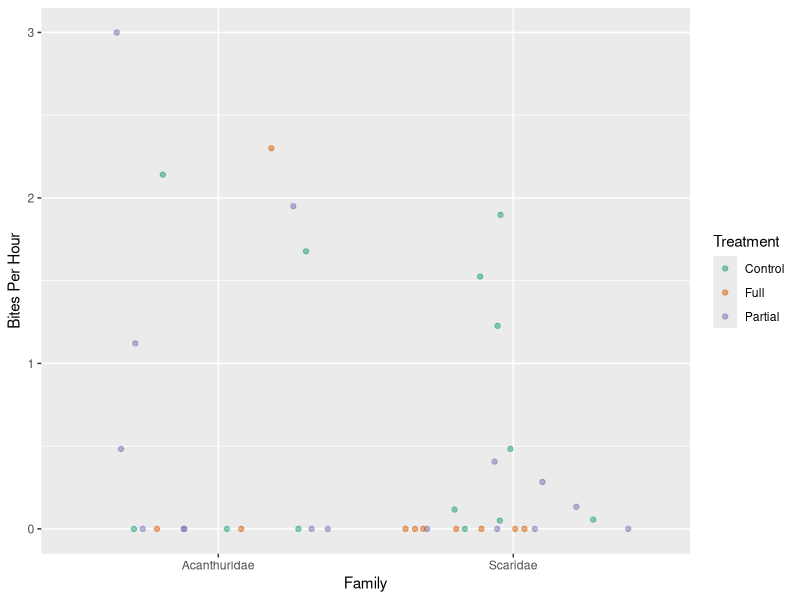
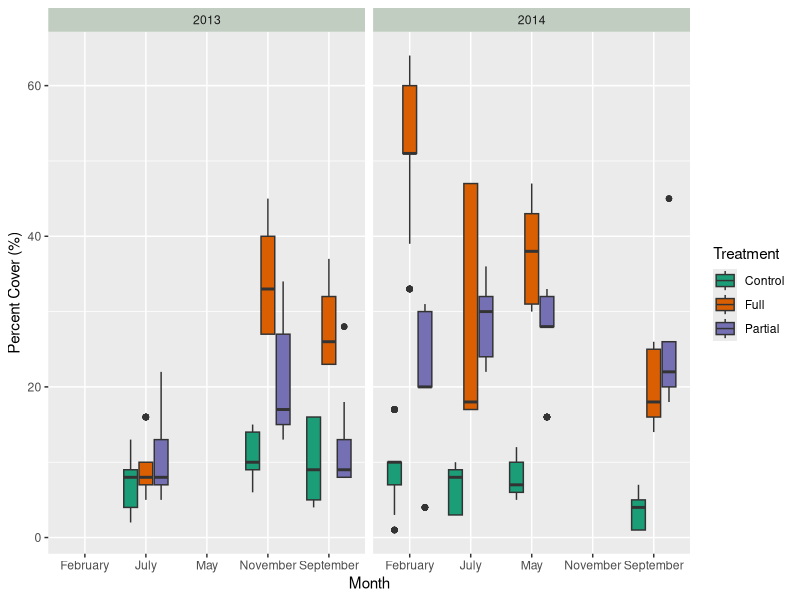
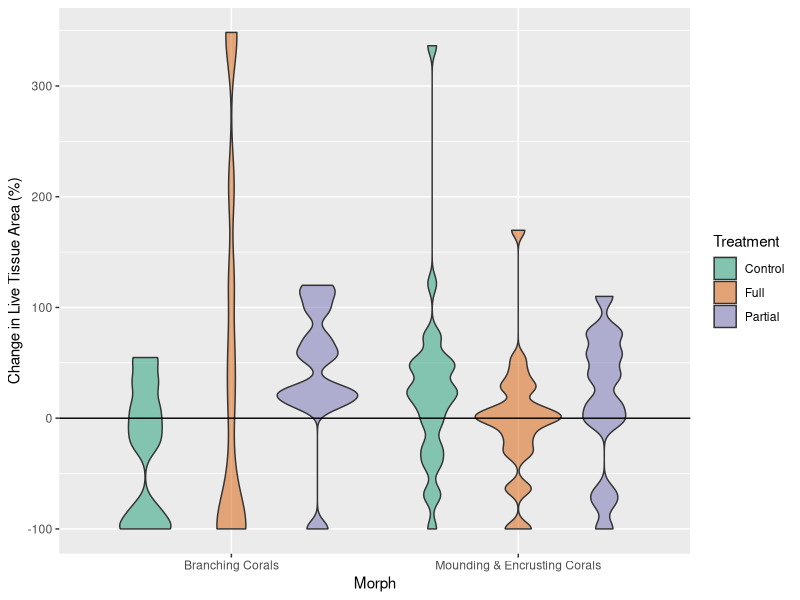
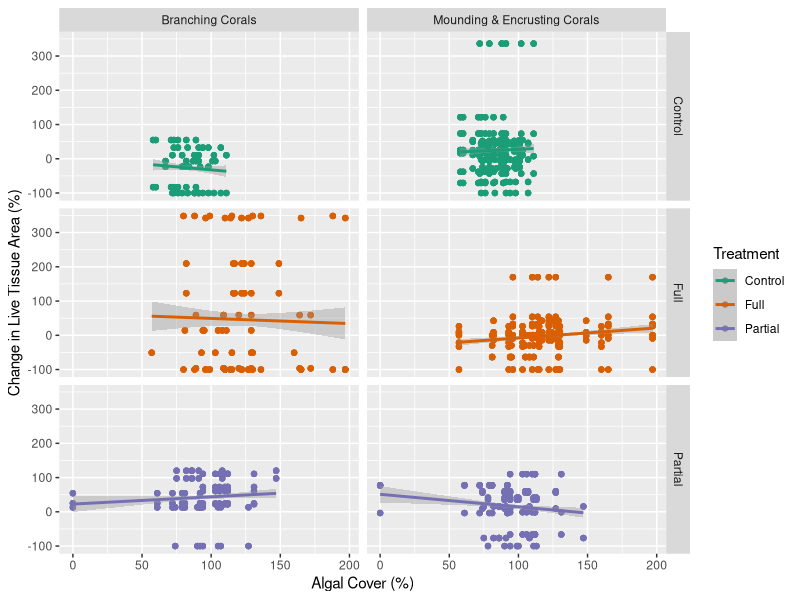

Write R code to recreate these figures, in order.
## ---- chunk 1
knitr::opts_chunk$set(echo = TRUE)
library(tidyverse)

### All libraries must be loaded in this chunk
### Any global options you'd like to set (a global ggplot theme for example) should go here
## ---- chunk 2
## Read in and save your two tidy CSV files here for downstream use. 
## Show their output with head() for reproduciblity!
read_csv("treatment_results.csv") -> treatment_results
head(treatment_results)
read_csv("plot_bites.csv") -> plot_bites
head(plot_bites)
## ---- chunk 3
## Code to prepare data for plotting goes here. 
## It should save a dataset you can use to plot in the next chunk.
plot_bites %>%
  filter(family == c("Acanthuridae", "Scaridae"), treatment == c("Full", "Partial", "Control")) %>% 
  #only need the two families according to previos graph and then filtered all treatment types
  mutate(bites_corr_hour = (timeCorrBites/60))%>%
  select(treatment,family, bites_corr_hour) -> new_bites_hour
  #out of all the columns, only needed treatment, family, and timeCorrBites

head(new_bites_hour)
#making sure it has all necessary components for graph
## ---- chunk 4
## plot the data here.
## ensure an appropriate figure size and legible output by setting the fig.width and fig.height for this chunk
new_bites_hour %>%
  ggplot(aes(x = family, y= bites_corr_hour)) +
  geom_jitter(aes(color=treatment), alpha=0.5)+ #used alpha so can guarantee seeing all of the points
  scale_color_brewer(palette= "Dark2") + #colorblind friendly palette
  labs(x = "Family", y = "Bites Per Hour", color = "Treatment") ->figure3b 


figure3b

## ---- chunk 5
## Code to prepare data for plotting goes here. 
## It should save a dataset you can use to plot in the next chunk.

treatment_results %>%
  filter(Species == "artCal") %>% 
  #only selecting articulated calcareous algae
  select(Species, treatment, Month, Year, Percent_cover) -> new_artcal_results
  #figure will need the species, month/year, percent cover

head(new_artcal_results)
#making sure it has all necessary components for figure
## ---- chunk 6
## plot the data here.
## ensure an appropriate figure size and legible output by setting the fig.width and fig.height for this chunk

new_artcal_results %>%
  ggplot(aes(x = Month, y = Percent_cover, fill= treatment)) +
  geom_boxplot(position = position_dodge2(width = 1)) +
  #would be able to show outliers in this form of graph as well as average
  facet_grid(~Year)+
  #wanted the years next to eachother to observe year difference
  scale_fill_brewer(palette= "Dark2") +
  #colorblind friendly palette 
  theme(strip.background = element_rect(fill = "honeydew3")) +
  #felt like switching up the header color
  labs(y = "Percent Cover (%)", fill = "Treatment") -> figure_5b

figure_5b
## ---- chunk 7
## Code to prepare data for plotting goes here. 
## It should save a dataset you can use to plot in the next chunk.

treatment_results %>%
 mutate(Morph = case_when(morph == "mound.crust" ~ "Mounding & Encrusting Corals", morph == "branch" ~ "Branching Corals")) %>%
  drop_na(Morph) %>%
  #removed NAs
  select(- morph) %>%
  #removed column since created a new one with new names
  mutate(growth = growth * 100) %>%
  #after looking at data again and graph, realized that it was not in percent so needed to multiply by 100
  select(Morph, growth, treatment) -> new_morph
  #only shows what I will be graphing so it is cleaner to look like and when deciding how to wrangle data
  
new_morph
## ---- chunk 8
## plot the data here.
## ensure an appropriate figure size and legible output by setting the fig.width and fig.height for this chunk

new_morph %>%
  ggplot(aes(x = Morph, y = growth, fill = treatment)) +
  geom_violin(alpha = 0.5) +
  #would show distribution of data/be able to properly see black line
  scale_fill_brewer(palette = "Dark2") +
  #colorblind friendly
  labs(y = "Change in Live Tissue Area (%)", fill = "Treatment") +
  geom_hline(yintercept = 0, col = "black")  -> figure_6a
  #had a black line go through the y intercept to show where there is 0 % change

figure_6a
## ---- chunk 9
## Code to prepare data for plotting goes here. 
## It should save a dataset you can use to plot in the next chunk.

treatment_results %>%
  filter(Species == "totalAlgae") %>%
  #only plotting Algae totals
   mutate(Morph = case_when(morph == "mound.crust" ~ "Mounding & Encrusting Corals", morph == "branch" ~ "Branching Corals")) %>%
  drop_na(Morph) %>%
  #removed NAs
  select(- morph) %>%
  #removed column since created a new one with new names
  mutate(growth = growth * 100) %>%
  #made it a percent not decimal
  select(Morph, treatment, growth, Percent_cover) -> new_algal_cover
  #selected only columns that were needed 

new_algal_cover
## ---- chunk 10
## plot the data here.
## ensure an appropriate figure size and legible output by setting the fig.width and fig.height for this chunk

new_algal_cover %>%
  ggplot(aes(x = Percent_cover, y = growth, color = treatment)) +
  geom_point()+
  #scatterplot to show where data points are
  facet_grid(treatment~ Morph) +
  #wanted to separate morphs and treatments to better understand data
  scale_color_brewer(palette = "Dark2") +
  #colorblind friendly color
  labs(y = "Change in Live Tissue Area (%)", x = "Algal Cover (%)", color = "Treatment") +
  geom_smooth(method = "lm") -> figure_6b
  #made smooth trendlines

figure_6b
